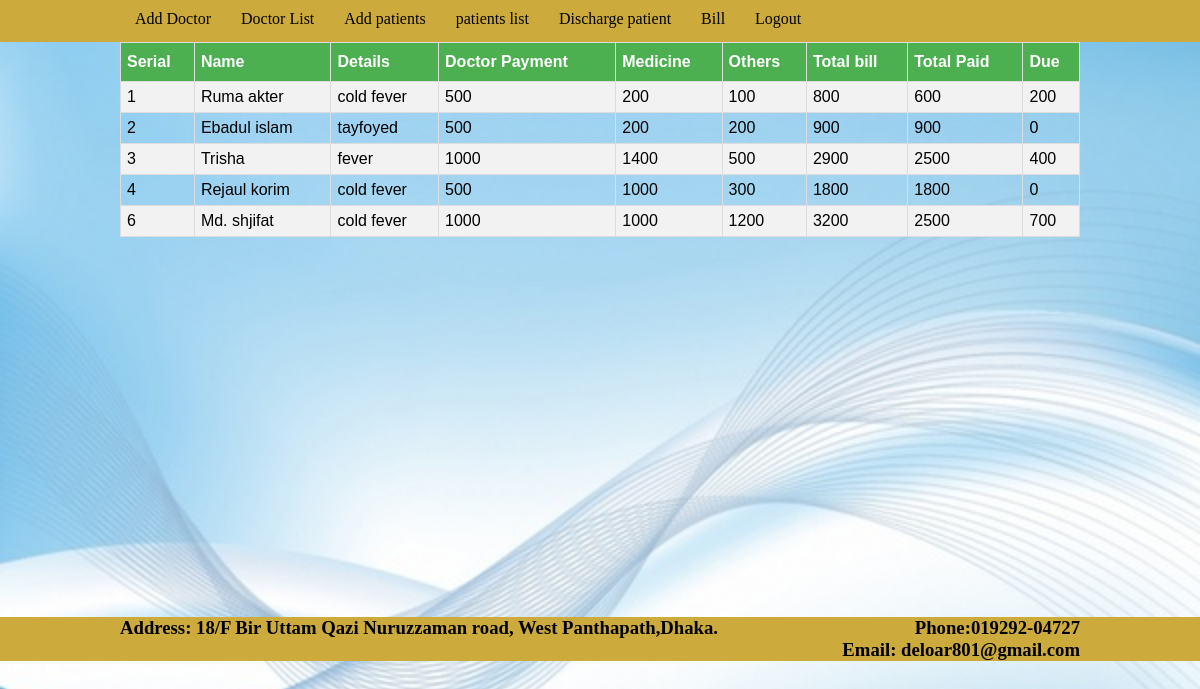
Page /bill.php?id=2 (signed in) on the committed database.
### tables this page shows
CREATE TABLE `patient_discharge` (
  `discharge_id` int(11) NOT NULL,
  `patient_id` int(11) NOT NULL,
  `details` varchar(255) NOT NULL,
  `doctor_payment` int(11) NOT NULL,
  `medicine` int(11) NOT NULL,
  `others` int(11) NOT NULL,
  `total_bill` int(11) NOT NULL,
  `total_paid` int(11) NOT NULL,
  `due` int(11) NOT NULL
);

CREATE TABLE `add_patients` (
  `patient_id` int(11) NOT NULL,
  `doctor_id` int(11) NOT NULL,
  `patient_name` varchar(20) NOT NULL,
  `patient_address` varchar(255) NOT NULL,
  `patient_contact_no` varchar(20) NOT NULL,
  `patient_disease` varchar(50) NOT NULL
);

### bill.php (the view, shortened to what this page needs)
<?php include 'configs/dbConnection.php';?>
<?php
if(isset($_GET['id'])){
	$sql = "select patient_discharge.*, add_patients.patient_name as name from patient_discharge join add_patients on patient_discharge.patient_id = add_patients.patient_id";
	$result = mysqli_query($con,$sql);
?>
<!DOCTYPE html>
<html lang="en">
<head>
	<link rel="stylesheet" type="text/css" href="css/doctor_css.css">
	<link rel="stylesheet" type="text/css" href="css/admin_css.css">
	<link rel="stylesheet" type="text/css" href="style.css">
</head>
<body style="background: url(img/4.jpg);background-repeat: no-repeat;background-size: cover;">
	<div class="full_width">
		<div class="ful_width_nab">
			<ul>
				<li><a href="addDoctor.php">Add Doctor</a></li>
				<li><a href="doctorList.php">Doctor List</a></li>
				<li><a href="addPatient.php">Add patients</a></li>
				<li><a href="patientsList.php">patients list</a></li>
				<li><a href="discharge_patient.php">Discharge patient</a></li>
				<li><a href="patients_bill.php">Bill</a></li>
				<li><a href="logout.php">Logout</a></li>
			</ul>
		</div>
	</div>
	<div class="container">
		<div class="table_show_data">
			<table id="customers">
				  <tr>
				    <th>Serial</th>
				    <th>Name</th>
				    <th>Details</th>
				    <th> Doctor Payment</th>
				    <th>Medicine</th>
				    <th>Others</th>
				    <th>Total bill</th>
				     <th>Total Paid</th>
				     <th>Due</th>
				  </tr>
                 <?php while($row = mysqli_fetch_assoc($result)){?>
				  <tr>
				    <td><?=$row['discharge_id'];?></td>
				    <td><?=$row['name'];?></td>
				    <td><?=$row['details'];?></td>
				    <td><?=$row['doctor_payment'];?></td>
				    <td><?=$row['medicine'];?></td>
				    <td><?=$row['others'];?></td>
				    <td><?=$row['total_bill'];?></td>
				     <td><?=$row['total_paid'];?></td>
				     <td><?=$row['due'];?></td>
				    </tr>
        <?php
       }
    }
    ?>
				</table>
		</div>
</div>
<div class="full_container footerLenght">
		<div class="main_warper">
				<div class="footerdown">
					<div class="footer_left">
						<h3>Address: 18/F Bir Uttam Qazi Nuruzzaman road,
					West Panthapath,Dhaka.
					</div>
					<div class="footer_right">
						<h3>Phone:019292-04727 </h3>
					    <h3>Email: deloar801@gmail.com</h3>
					</div>
				</div>
			</div>
		</div>
</body>
</html>

### css/doctor_css.css (style rules this page uses)
* { margin:0; padding: 0; }
.full_width { width: 100%; background-color: #CCAA3C; }
.container { width: 960px; margin: 0 auto; }
.ful_width_nab { width: 960px; margin:0 auto; margin-top: 0; }
.ful_width_nab ul { list-style: none; padding: 0; margin: 0; overflow: hidden; display: inline-block; }
.ful_width_nab ul li { float: left; }
.ful_width_nab ul li a { text-decoration: none; color: black; padding: 10px 15px; display: block; }
.table_show_data { width: 100%; }
#customers { font-family: "Trebuchet MS", Arial, Helvetica, sans-serif; border-collapse: collapse; width: 100%; }
#customers td, #customers th { border: 1px solid #ddd; padding: 6px; }
#customers tr:nth-child(even) { background-color: #f2f2f2; }
#customers th { padding-top: 10px; padding-bottom: 10px; text-align: left; background-color: #4CAF50; color: white; }

### css/admin_css.css (style rules this page uses)
* { margin:0; padding: 0; }
.full_width { width: 100%; background-color: #CCAA3C; }
.container { width: 960px; margin: 0 auto; }
.ful_width_nab { width: 960px; margin:0 auto; margin-top: 0; }
.ful_width_nab ul { list-style: none; padding: 0; margin: 0; overflow: hidden; display: inline-block; }
.ful_width_nab ul li { float: left; }
.ful_width_nab ul li a { text-decoration: none; color: black; padding: 10px 15px; display: block; }
.footerLenght { margin-top: 500px; }

### style.css (style rules this page uses)
* { padding: 0; margin: 0 auto; }
.full_container { width: 100%; height: auto; background-color: #CCAA3C; overflow: hidden; margin-top: 0px; }
.main_warper { width: 960px; margin: 0 auto; }
.footerdown { margin-top: 0; }
.footerdown .footer_left h3 { color: black; float: left; width: 630px; margin-right: 20px; overflow: hidden; }
.footerdown .footer_right h3 { float: right; color: black; }
.footerLenght { margin-top: 700px; }

### bill.php (style rules this page uses)
.footerLenght { margin-top: 380px; }

### rows in the picture
patient_discharge: discharge_id "1", patient.patient_name "Ruma akter", details "cold fever", doctor_payment "500", medicine "200", others "100", total_bill "800", total_paid "600", due "200"
patient_discharge: discharge_id "2", patient.patient_name "Ebadul islam", details "tayfoyed", doctor_payment "500", medicine "200", others "200", total_bill "900", total_paid "900", due "0"
patient_discharge: discharge_id "3", patient.patient_name "Trisha", details "fever", doctor_payment "1000", medicine "1400", others "500", total_bill "2900", total_paid "2500", due "400"
patient_discharge: discharge_id "4", patient.patient_name "Rejaul korim", details "cold fever", doctor_payment "500", medicine "1000", others "300", total_bill "1800", total_paid "1800", due "0"
patient_discharge: discharge_id "6", patient.patient_name "Md. shjifat", details "cold fever", doctor_payment "1000", medicine "1000", others "1200", total_bill "3200", total_paid "2500", due "700"
